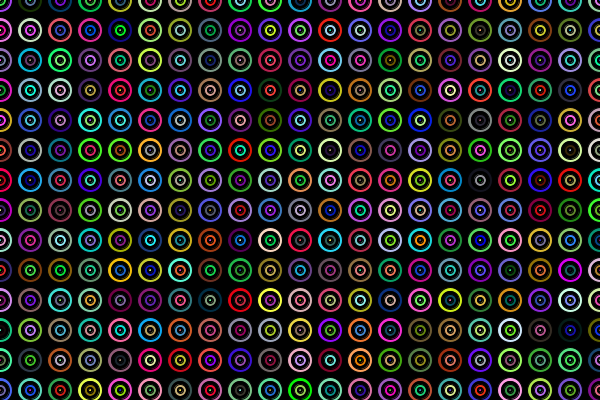
Frame 1 (no input)
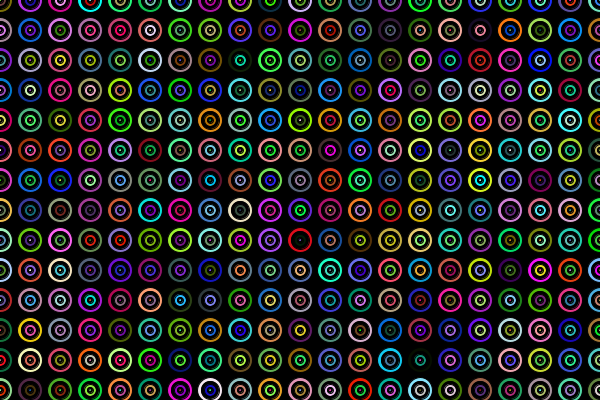
Frame 60 (the mouse pressed at the canvas centre just before this capture)
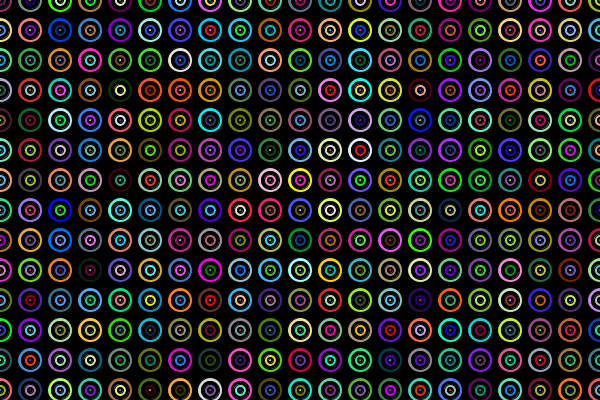
Frame 120 (the mouse held since frame 60 and released just before this capture)

The Processing sketch that drew these frames (run headless with seeded random() and noise(); from frame 60 on, the mouse is pressed at the canvas centre):

// Processing sketch: processing_5949
// ── processing_5949.pde

int x;
int y;

void setup() {
  size (600, 400);
}

void draw() {
  background (0);
  x= 0;
  y= 0;

  while (y < 400+10){
    x= 0;
    while (x < 600+10){ 


      fill (random (255), random (255), random (255));
      ellipse (x, y, 25 ,25);

      fill (0);
      ellipse (x,y, 18, 18);

      fill (random (255), random (255), random (255));
      ellipse (x,y, 12,12);

      fill (0);
      ellipse (x,y, 6,6);

      fill (random (255), random (255), random (255));
      ellipse (x, y, 3, 3);
      x= x+30;


    }
    y= y+ 30;


  }




}
